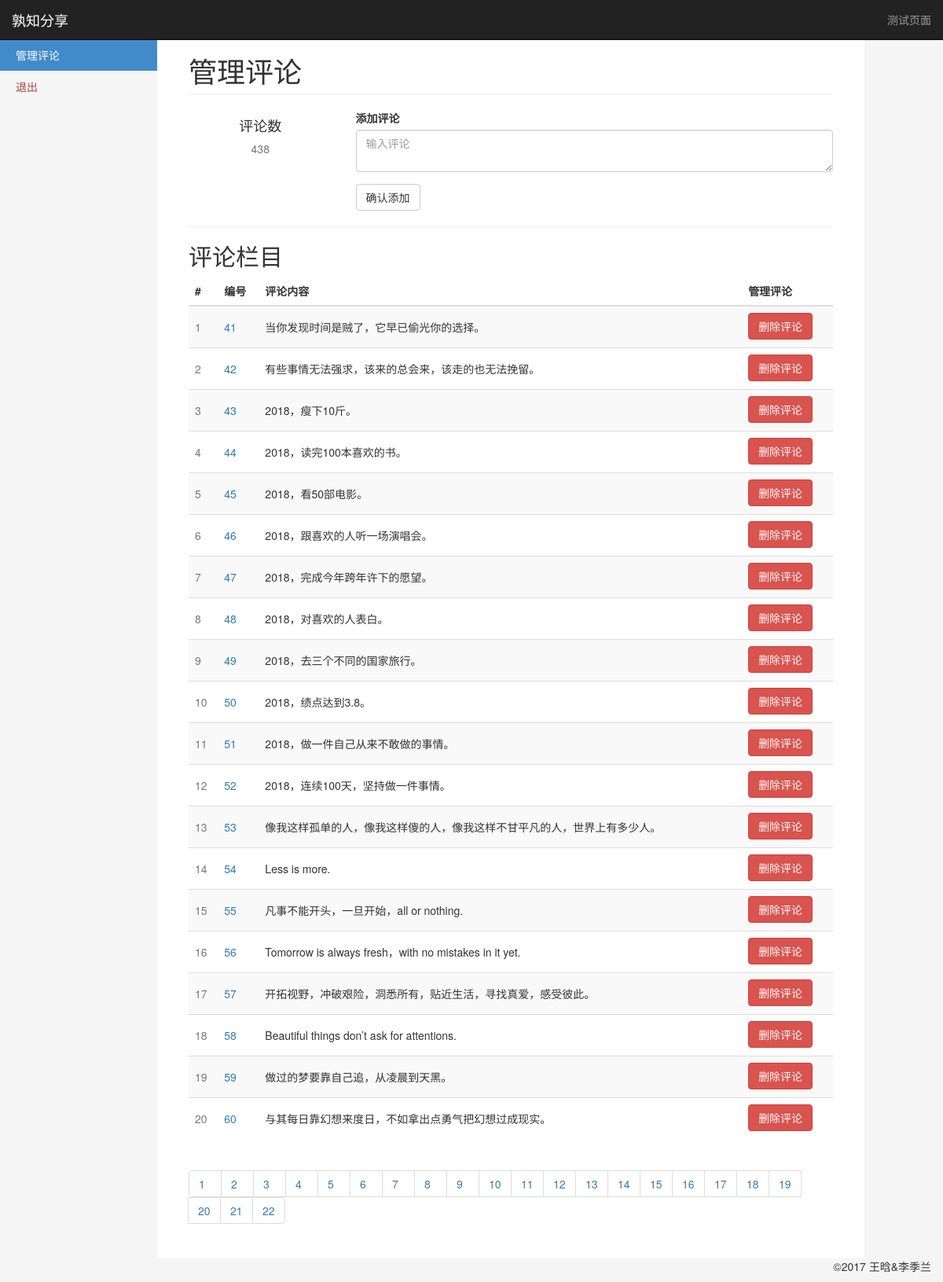
The page /manage3 on the database its author committed.
### app/models.py (models this page shows, shortened)
class Comment(db.Model):
    __tablename__ = 'comment'
    id = db.Column(db.Integer, primary_key=True)
    text = db.Column(db.String(256), nullable=False)

### app/views.py (the view)
@app.route('/manage', methods=["GET", "POST"])
@app.route('/manage<int:page>', methods=["GET", "POST"])
def manage(page=1):
    comments = comment_helper.get_all_comments()
    length = len(comments)
    p_list, start, end = comment_helper.get_page(length, pagesize=20, page=page)
    count = {'visit': 0, 'com_len': length, 'page_list': p_list}
    return render_template('manage.html', comments=comments[start:end], count=count)

### app/comment_helper.py (called while the page is built)
def get_all_comments():
    comments = Comment.query.all()
    return comments

def get_page(length, page, pagesize=5):
    p_len = int(math.ceil(length / pagesize))
    p_list = range(1, p_len+1)
    start = 0
    end = pagesize
    if page and page > 1:
        start = (page-1) * pagesize
        end = page * pagesize
        if start > length:
            start = length - pagesize
            end = length
        elif end > length:
            end = length
    if page == 0:
        start = length - pagesize
        end = length
    return p_list, start, end

### app/templates/manage.html (shortened to what this page needs)
{% extends "layout.html" %}
{% block body %}
    <nav class="navbar navbar-inverse navbar-fixed-top" role="navigation">
          <div class="container-fluid">
            <div class="navbar-header">
              <a class="navbar-brand" href="#">孰知分享</a>
            </div>
            <div class="navbar-collapse collapse">
              <ul class="nav navbar-nav navbar-right">
                <li><a href="/comment">测试页面</a></li>
              </ul>
            </div>
          </div>
    </nav>
    <div class="container-fluid">
          <div class="row row-offcanvas row-offcanvas-left">
             <div class="col-sm-3 col-md-2 sidebar-offcanvas" id="sidebar" role="navigation">
                <ul class="nav nav-sidebar">
                  <li class="active"><a href="/manage">管理评论</a></li>
                  <li><a href="/logout" target="_ext" class="text-danger">退出</a></li>
                </ul>
            </div>
            <div class="col-sm-9 col-md-9 main">
              <h1 class="page-header">
                管理评论
              </h1>
                <div class="row">
                     <div class="placeholders col-md-3">
                <div class="placeholder text-center">
                  <h4>评论数</h4>
                  <span class="text-muted">{{ count.com_len }}</span>
                </div>
              </div>
              <div class="placeholders col-md-9">
                  <div class="form-group">
                    <label for="addComment">添加评论</label>
                    <textarea type="text" class="form-control" id="addComment" placeholder="输入评论"></textarea>
                  </div>
                  <button class="btn btn-default" onclick="addComment()">确认添加</button>
              </div>
                </div>
                <hr>
              <h2 class="sub-header">评论栏目</h2>
              <div class="table-responsive">
                <table class="table table-striped">
                  <thead>
                    <tr>
                      <th>#</th>
                      <th>编号</th>
                      <th>评论内容</th>
                      <th>管理评论</th>
                    </tr>
                  </thead>
                  <tbody id="comTable">
                  {% for comment in comments %}
                    <tr>
                      <td class="text-muted">{{ loop.index }}</td>
                      <td class="text-primary">{{ comment.id }}</td>
                      <td>{{ comment.text }}</td>
                      <td><span><button class="btn btn-danger" onclick="deleteComment({{comment.id}})">删除评论</button> </span></td>
                    </tr>
                  {% endfor %}
                  </tbody>
                </table>
              </div>
              <nav aria-label="Page navigation">
                <ul class="pagination">
                  {% for page in count.page_list %}
                    <li><a href="manage{{ page }}">{{page}}</a></li>
                  {% endfor %}
                </ul>
              </nav>
          </div>
        </div>
    </div>
{% endblock %}

### app/static/css/styles.css (style rules this page uses)
body { padding-top: 50px; background-color: #f5f5f5; }
.nav-sidebar { background-color: #f5f5f5; margin-right: -15px; margin-bottom: 20px; margin-left: -15px; }
.nav-sidebar > li > a { padding-right: 20px; padding-left: 20px; }
.nav-sidebar > .active > a { color: #fff; background-color: #428bca; }
.main { padding: 20px; background-color: #fff; }
@media (min-width: 768px) { .main { padding-right: 40px; padding-left: 40px; } }
.main .page-header { margin-top: 0; }
#comTable button { margin-top: 2x; margin-bottom: 2px; }
#comTable td { vertical-align: middle; }

### app/templates/layout.html (style rules this page uses)
.pagination li a { width: 42px; }

### rows shown on the page
Comment: id "41", text "当你发现时间是贼了，它早已偷光你的选择。"
Comment: id "42", text "有些事情无法强求，该来的总会来，该走的也无法挽留。"
Comment: id "43", text "2018，瘦下10斤。"
Comment: id "44", text "2018，读完100本喜欢的书。"
Comment: id "45", text "2018，看50部电影。"
Comment: id "46", text "2018，跟喜欢的人听一场演唱会。"
Comment: id "47", text "2018，完成今年跨年许下的愿望。"
Comment: id "48", text "2018，对喜欢的人表白。"
Comment: id "49", text "2018，去三个不同的国家旅行。"
Comment: id "50", text "2018，绩点达到3.8。"
Comment: id "51", text "2018，做一件自己从来不敢做的事情。"
Comment: id "52", text "2018，连续100天，坚持做一件事情。"
Comment: id "53", text "像我这样孤单的人，像我这样傻的人，像我这样不甘平凡的人，世界上有多少人。"
Comment: id "54", text "Less is more."
Comment: id "55", text "凡事不能开头，一旦开始，all or nothing."
Comment: id "56", text "Tomorrow is always fresh，with no mistakes in it yet."
Comment: id "57", text "开拓视野，冲破艰险，洞悉所有，贴近生活，寻找真爱，感受彼此。"
Comment: id "58", text "Beautiful things don’t ask for attentions."
Comment: id "59", text "做过的梦要靠自己追，从凌晨到天黑。"
Comment: id "60", text "与其每日靠幻想来度日，不如拿出点勇气把幻想过成现实。"

### other values the page prints
{{ count.com_len }} "438"
{{ page }} "1" "2" "3" "4" "5" "6" "7" "8" "9" "10" "11" "12" "13" "14" "15" "16" "17" "18" "19" "20" "21" "22"
